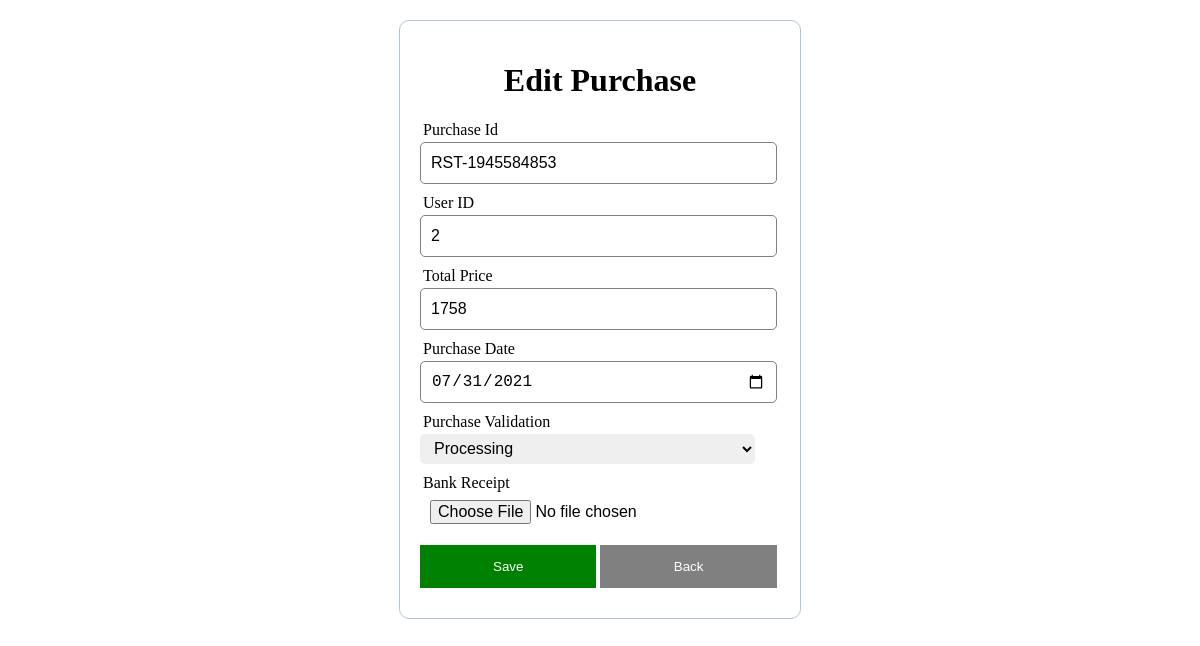
Screenshot of /editPurchase.php?purchase_id=RST-1945584853 with the database file from the repository.
### tables this page shows
CREATE TABLE `purchase` (
  `purchase_id` varchar(100) NOT NULL,
  `id` int(11) NOT NULL,
  `total_price` varchar(100) NOT NULL,
  `purchase_date` date NOT NULL,
  `payment_resit` varchar(200) NOT NULL,
  `purchase_validation` varchar(100) NOT NULL
);

### editPurchase.php (the view, shortened to what this page needs)
<?php include('server.php');
  $purchase_id=$_GET['purchase_id'];
  $query=mysqli_query($db,"SELECT * FROM `purchase` WHERE purchase_id='$purchase_id'");
  $row=mysqli_fetch_array($query);
 ?>
<!DOCTYPE html>
<html>
<head>
	<link rel="stylesheet" type="text/css" href="asset/css/style.css?<?php echo date('l jS \of F Y h:i:s A'); ?>">
</head>
<body>
  <form class="form1" method="POST" enctype="multipart/form-data" action="editPurchase.php?purchase_id=<?php echo $purchase_id; ?>">
    <div class="imgcontainer">
      <h1>Edit Purchase</h1>
    </div>
      <div class="input-group">
      <label>Purchase Id</label>
      <input type="text" name="purchase_id" value="<?php echo $row['purchase_id']; ?> "readonly>
    </div>
      <div class="input-group">
      <label>User ID</label>
      <input type="text" name="id" value="<?php echo $row['id']; ?>">
    <div class="input-group">
      <label>Total Price</label>
      <input type="text" name="total_price" value="<?php echo $row['total_price']; ?>">
    </div>
      <div class="input-group">
      <label>Purchase Date</label>
      <input type="Date" name="purchase_date" value="<?php echo $row['purchase_date']; ?>">
    </div>
       <div class="input-group">
      <label>Purchase Validation</label>
      <select style="border: 0;" type="text" name="purchase_validation" value="<?php echo $row['purchase_validation'];?>" >
        <option value="Processing">Processing</option>
      </select>
    </div>
     <div class="input-group">
      <label>Bank Receipt</label>
      <input style="border: 0;" type="file" name="payment_resit" value="<?php echo $row['payment_resit'];?>" >
    </div>
    <div class="input-group4">
      <button type="submit" name="updatePurchase" class="savebtn" style="background-color:green">Save</button>
       <button type="button" onclick="history.back();" style="background-color:grey" >Back</button>
    </div>
  </form>
</body>
</html>

### asset/css/style.css (style rules this page uses)
body { margin: 0px; border:0px; }
h2,h1 { text-align: center; }
button { background-color: #04AA6D; color: white; padding: 14px 20px; border: none; cursor: pointer; width: 49%; }
.input-group { margin: 10px 0px 10px 0px; }
.input-group label { display: block; text-align: left; margin: 3px; }
.input-group input { height: 30px; width: 93%; padding: 5px 10px; font-size: 16px; border-radius: 5px; border: 1px solid gray; }
.input-group select { height: 30px; width: 93%; padding: 5px 10px; font-size: 16px; border-radius: 5px; border: 1px solid gray; }
.form1 { width: 30%; margin: 20px auto; padding: 20px; border: 1px solid #B0C4DE; border-radius: 10px 10px 10px 10px; }

### rows the page displays
purchase: purchase_id "RST-1945584853", id "2", total_price "1758", purchase_date "07/31/2021", purchase_validation "Processing"
